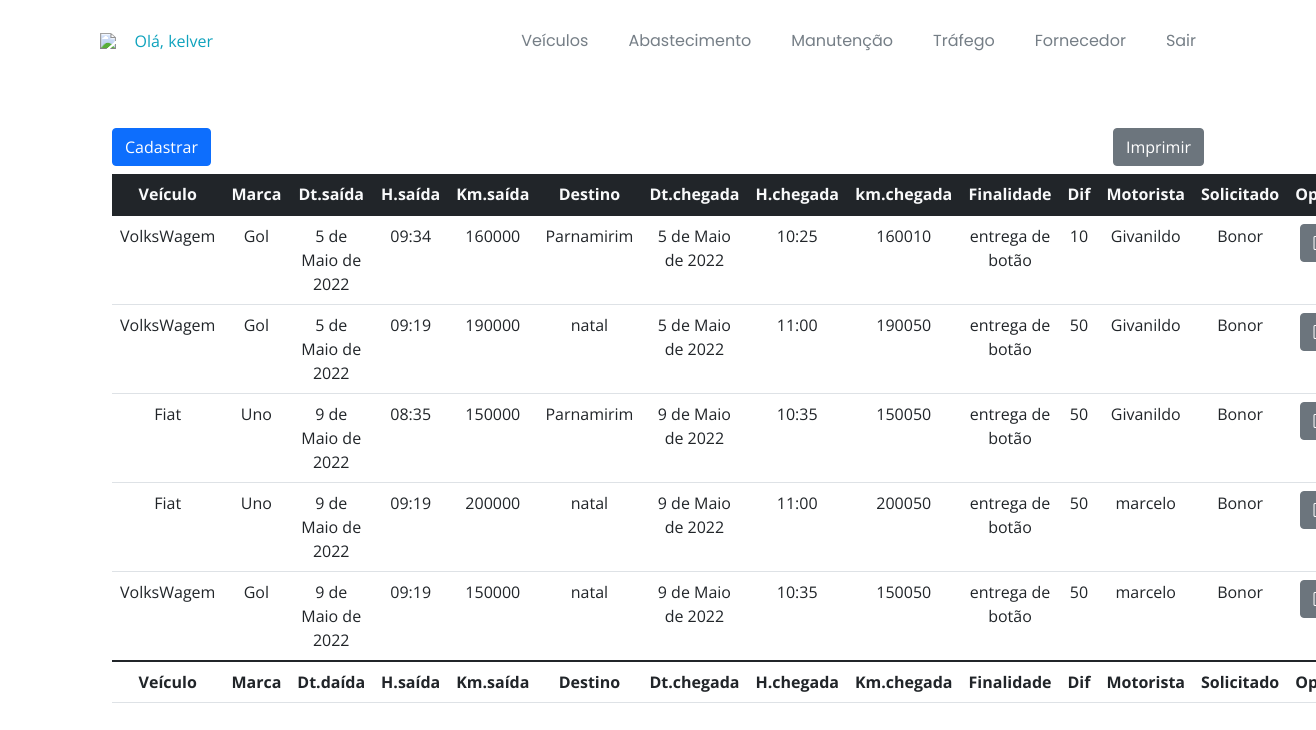
The app's page /trafego/ (signed in), older data.
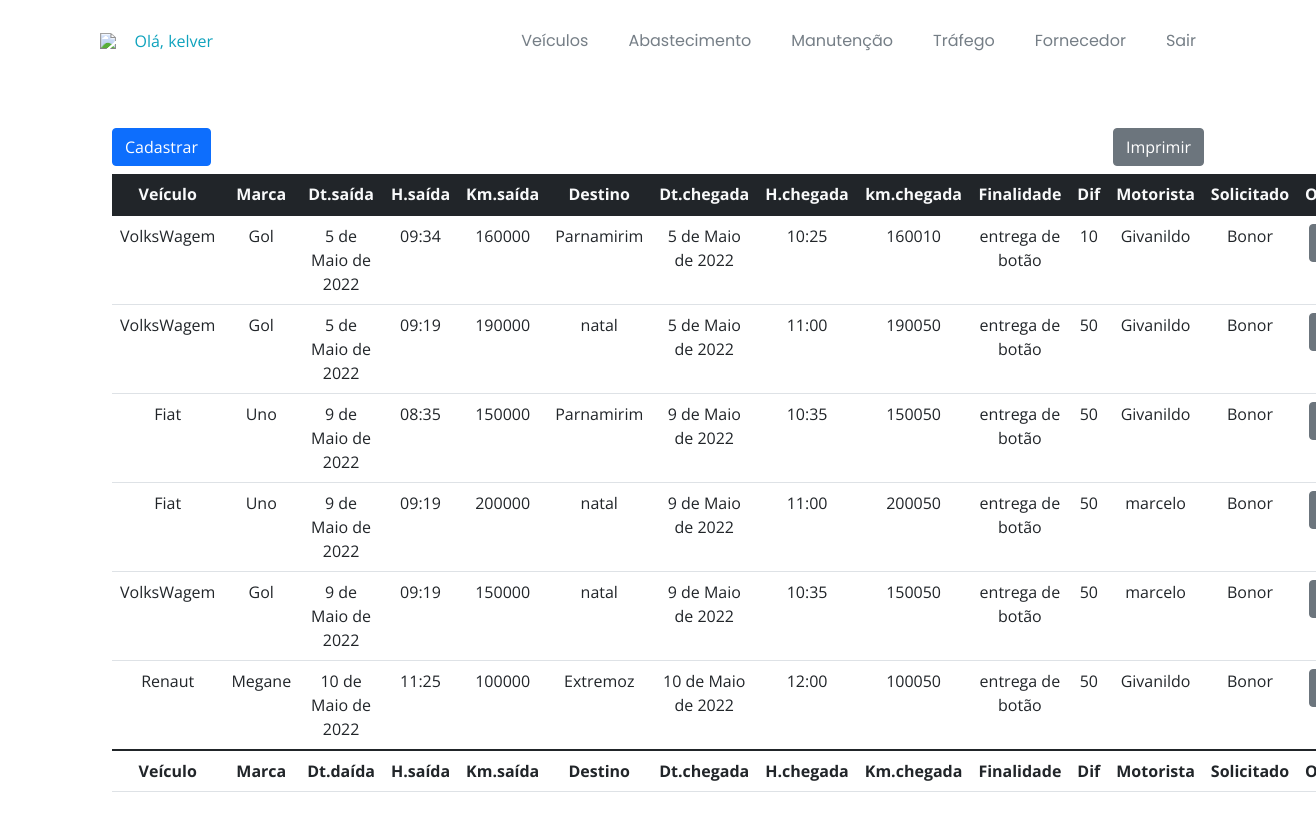
The same page, newer data.
### core/models.py (models this page shows, shortened)
class Traffic(models.Model):
    vehicle = models.ForeignKey(Vehicle, on_delete=models.CASCADE, verbose_name='Veículo')
    mark_traffic = models.CharField('Marca', max_length=50, blank=False)
    departure_date = models.DateField('Data de saída' , blank=False)
    departure_time = models.TimeField('Hora da saída', blank=False)
    km_of_exit = models.IntegerField('Km de saída', blank=False)
    destiny = models.CharField('Destino', max_length=100, blank=False)
    arrival_date = models.DateField('Data de chegada', blank=False)
    arrival_time = models.TimeField('Hora de chegada', blank=False)
    arrival_kml = models.IntegerField('Km de chegada', blank=False)
    service_purpose = models.CharField('Finalidade do serviço', max_length=200, blank=False)
    difference = models.IntegerField('Diferença', blank=False)
    drivers_name = models.CharField('Nome do motorista', max_length=100, blank=False)
    asked_by = models.CharField('Solicitado por', max_length=100, blank=False)
    class Meta:
        verbose_name = 'Controle de tráfego'
        verbose_name_plural = 'Controles de tráfegos'
        ordering = ['vehicle']

class Vehicle(models.Model):
    brand = models.CharField('Marca', max_length=30, blank=False)
    vehicle = models.CharField('Modelo', max_length=40, blank=False)
    color = models.CharField('Cor', max_length=20, blank=False)
    plate = models.CharField('Placa', max_length=10, blank=False)
    date_create = models.DateField('Data de Cadastro', blank=False)
    class Meta:
        verbose_name = 'Veículo'
        verbose_name_plural = 'Veículos'
        ordering = ['-date_create']
    def __str__(self):
        return self.brand

### core/views.py (the view, shortened to what this page needs)
# urls.py: path('trafego/', views.trafego, name='trafego'),
@login_required(login_url='login')
def trafego(request):
    form = TrafficForm(request.POST or None)
    trafegos = Traffic.objects.all()
    form = TrafficForm()
    return render(request, 'trafego.html', {'form': form, 'trafegos': trafegos})

### core/templates/trafego.html (shortened to what this page needs)
{% extends 'index.html' %}
{% load widget_tweaks %}
{% block content %}
<br><br><br><br><br>
<div class="container d-flex flex-column align-items-lg-start" id="fechar">
  <div class="container pt-2">
    <div class="row gy-4 gx-lg-4">
    </div>
  </div>
</div>
<div class="container d-flex flex-column align-items-lg-start">
  <div class="container">
    <button type="button" class="btn btn-primary" data-toggle="modal" data-target="#exampleModal" id="idtrafego">Cadastrar</button>
    <a href="{% url 'export_excel_trafego' %}"><button type="button" class="btn btn-secondary float-end">Imprimir</button></a>
  </div>
</div>
<div class="container d-flex flex-column align-items-lg-start">
  <div class="container pt-2">
    <table class="table table-hover" id="trafego">
      <thead class="bg-dark text-light text-center">
        <tr>
          <th scope="col">Veículo</th>
          <th scope="col">Marca</th>
          <th scope="col">Dt.saída</th>
          <th scope="col">H.saída</th>
          <th scope="col">Km.saída</th>
          <th scope="col">Destino</th>
          <th scope="col">Dt.chegada</th>
          <th scope="col">H.chegada</th>
          <th scope="col">km.chegada</th>
          <th scope="col">Finalidade</th>
          <th scope="col">Dif</th>
          <th scope="col">Motorista</th>
          <th scope="col">Solicitado</th>
          <th scope="col">Opção</th>
        </tr>
      </thead>
      <tbody class="text-center">
      {% for trafego in trafegos %}
      <tr>
          <td>{{ trafego.vehicle }}</td>
          <td>{{ trafego.mark_traffic }}</td>
          <td>{{ trafego.departure_date }}</td>
          <td>{{ trafego.departure_time }}</td>
          <td>{{ trafego.km_of_exit }}</td>
          <td>{{ trafego.destiny }}</td>
          <td>{{ trafego.arrival_date }}</td>
          <td>{{ trafego.arrival_time }}</td>
          <td>{{ trafego.arrival_kml }}</td>
          <td>{{ trafego.service_purpose}}</td>
          <td>{{ trafego.difference }}</td>
          <td>{{ trafego.drivers_name }}</td>
          <td>{{ trafego.asked_by }}</td>
          <td>
            <a href="{% url 'update_trafego' trafego.id %}"><button class="btn btn-secondary bi bi-pencil-square" data-target="#exampleModal" data-toggle="modal"></button></a>
          </td>
      </tr>
      {% endfor %}
      </tbody>
      <tfoot class=" text-dark text-center">
        <tr>
          <th>Veículo</th>
          <th>Marca</th>
          <th>Dt.daída</th>
          <th>H.saída</th>
          <th>Km.saída</th>
          <th>Destino</th>
          <th>Dt.chegada</th>
          <th>H.chegada</th>
          <th>Km.chegada</th>
          <th>Finalidade</th>
          <th>Dif</th>
          <th>Motorista</th>
          <th>Solicitado</th>
          <th scope="col">Opção</th>
        </tr>
        </tfoot>
    </table>
  </div>
</div>
<br>
{% endblock %}

Row changes from the older to the newer data that the page shows:
added Traffic: vehicle "Renaut", mark_traffic "Megane", departure_date "10 de Maio de 2022", departure_time "11:25", km_of_exit "100000", destiny "Extremoz", arrival_date "10 de Maio de 2022", arrival_time "12:00", arrival_kml "100050", service_purpose "entrega de botão", difference "50", drivers_name "Givanildo", asked_by "Bonor"
